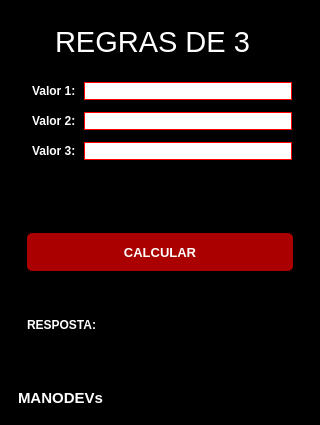
<?xml version="1.0" encoding="UTF-8"?>
<ui version="4.0">
 <class>root</class>
 <widget class="QMainWindow" name="root">
  <property name="enabled">
   <bool>true</bool>
  </property>
  <property name="geometry">
   <rect>
    <x>0</x>
    <y>0</y>
    <width>320</width>
    <height>425</height>
   </rect>
  </property>
  <property name="sizePolicy">
   <sizepolicy hsizetype="Fixed" vsizetype="Fixed">
    <horstretch>0</horstretch>
    <verstretch>0</verstretch>
   </sizepolicy>
  </property>
  <property name="minimumSize">
   <size>
    <width>320</width>
    <height>425</height>
   </size>
  </property>
  <property name="maximumSize">
   <size>
    <width>320</width>
    <height>425</height>
   </size>
  </property>
  <property name="acceptDrops">
   <bool>false</bool>
  </property>
  <property name="windowTitle">
   <string>CALCULAR REGRAS DE 3</string>
  </property>
  <property name="windowIcon">
   <iconset resource="iconsCalculadora3.qrc">
    <normaloff>:/icons/icons/logoSpike.png</normaloff>:/icons/icons/logoSpike.png</iconset>
  </property>
  <property name="autoFillBackground">
   <bool>false</bool>
  </property>
  <property name="styleSheet">
   <string notr="true">background-color: rgb(0, 0, 0);
color: rgb(255, 255, 255);</string>
  </property>
  <widget class="QWidget" name="centralwidget">
   <property name="minimumSize">
    <size>
     <width>320</width>
     <height>425</height>
    </size>
   </property>
   <property name="maximumSize">
    <size>
     <width>320</width>
     <height>425</height>
    </size>
   </property>
   <layout class="QGridLayout" name="gridLayout">
    <property name="leftMargin">
     <number>0</number>
    </property>
    <property name="topMargin">
     <number>0</number>
    </property>
    <property name="rightMargin">
     <number>0</number>
    </property>
    <property name="bottomMargin">
     <number>0</number>
    </property>
    <property name="spacing">
     <number>0</number>
    </property>
    <item row="0" column="0">
     <widget class="QFrame" name="frame">
      <property name="styleSheet">
       <string notr="true">color: rgb(0, 0, 0);</string>
      </property>
      <property name="frameShape">
       <enum>QFrame::NoFrame</enum>
      </property>
      <property name="frameShadow">
       <enum>QFrame::Raised</enum>
      </property>
      <layout class="QGridLayout" name="gridLayout_3">
       <item row="3" column="0">
        <widget class="QFrame" name="frame_4">
         <property name="styleSheet">
          <string notr="true">color: rgb(255, 255, 255);</string>
         </property>
         <property name="frameShape">
          <enum>QFrame::NoFrame</enum>
         </property>
         <property name="frameShadow">
          <enum>QFrame::Raised</enum>
         </property>
         <layout class="QGridLayout" name="gridLayout_5">
          <item row="1" column="0">
           <widget class="QLabel" name="label_creditos">
            <property name="sizePolicy">
             <sizepolicy hsizetype="Preferred" vsizetype="Fixed">
              <horstretch>0</horstretch>
              <verstretch>0</verstretch>
             </sizepolicy>
            </property>
            <property name="styleSheet">
             <string notr="true">color: rgb(255, 255, 255);</string>
            </property>
            <property name="text">
             <string>&lt;html&gt;&lt;head/&gt;&lt;body&gt;&lt;p&gt;&lt;span style=&quot; font-size:11pt; font-weight:600; color:#ffffff;&quot;&gt;MANODEVs&lt;/span&gt;&lt;/p&gt;&lt;/body&gt;&lt;/html&gt;</string>
            </property>
           </widget>
          </item>
          <item row="0" column="0">
           <widget class="QFrame" name="frame_5">
            <property name="sizePolicy">
             <sizepolicy hsizetype="Preferred" vsizetype="Fixed">
              <horstretch>0</horstretch>
              <verstretch>0</verstretch>
             </sizepolicy>
            </property>
            <property name="minimumSize">
             <size>
              <width>0</width>
              <height>200</height>
             </size>
            </property>
            <property name="maximumSize">
             <size>
              <width>16777215</width>
              <height>200</height>
             </size>
            </property>
            <property name="frameShape">
             <enum>QFrame::NoFrame</enum>
            </property>
            <property name="frameShadow">
             <enum>QFrame::Raised</enum>
            </property>
            <layout class="QVBoxLayout" name="verticalLayout">
             <item>
              <widget class="QToolButton" name="BTN_CALCULAR">
               <property name="sizePolicy">
                <sizepolicy hsizetype="Expanding" vsizetype="Fixed">
                 <horstretch>0</horstretch>
                 <verstretch>0</verstretch>
                </sizepolicy>
               </property>
               <property name="font">
                <font>
                 <pointsize>10</pointsize>
                 <weight>75</weight>
                 <bold>true</bold>
                </font>
               </property>
               <property name="styleSheet">
                <string notr="true">QToolButton {
background-color: rgb(170, 0, 0);
    color: white;
    border: none;
    padding: 10px 15px;
    border-radius: 5px;
    font-weight: bold;
}

QToolButton:hover {
    background-color: rgb(212, 0, 0);
    box-shadow: 0 6px 20px rgba(46, 204, 113, 0.4);
}

QToolButton:pressed {
    background-color: rgb(255, 255, 255);
	color: rgb(0, 0, 0);
    box-shadow: 0 2px 10px rgba(46, 204, 113, 0.3);
}</string>
               </property>
               <property name="text">
                <string>CALCULAR</string>
               </property>
              </widget>
             </item>
             <item>
              <widget class="QLabel" name="label_resultado">
               <property name="sizePolicy">
                <sizepolicy hsizetype="Preferred" vsizetype="Fixed">
                 <horstretch>0</horstretch>
                 <verstretch>0</verstretch>
                </sizepolicy>
               </property>
               <property name="font">
                <font>
                 <weight>75</weight>
                 <bold>true</bold>
                </font>
               </property>
               <property name="styleSheet">
                <string notr="true">color: rgb(255, 255, 255);</string>
               </property>
               <property name="text">
                <string>RESPOSTA:</string>
               </property>
              </widget>
             </item>
            </layout>
           </widget>
          </item>
         </layout>
        </widget>
       </item>
       <item row="2" column="0">
        <widget class="QFrame" name="frame_3">
         <property name="sizePolicy">
          <sizepolicy hsizetype="Preferred" vsizetype="Expanding">
           <horstretch>0</horstretch>
           <verstretch>0</verstretch>
          </sizepolicy>
         </property>
         <property name="styleSheet">
          <string notr="true">QFrame{
border: 1px solid;
color: rgb(255, 255, 255);
}
QLineEdit{
border: 1px solid;
border-color: rgb(255, 0, 0);
}
QPushButton{
border: 1px solid;
border-color: rgb(255, 0, 0);
}</string>
         </property>
         <property name="frameShape">
          <enum>QFrame::NoFrame</enum>
         </property>
         <property name="frameShadow">
          <enum>QFrame::Raised</enum>
         </property>
         <layout class="QGridLayout" name="gridLayout_2">
          <property name="leftMargin">
           <number>18</number>
          </property>
          <property name="topMargin">
           <number>0</number>
          </property>
          <property name="rightMargin">
           <number>18</number>
          </property>
          <property name="bottomMargin">
           <number>0</number>
          </property>
          <property name="horizontalSpacing">
           <number>0</number>
          </property>
          <property name="verticalSpacing">
           <number>6</number>
          </property>
          <item row="2" column="1" colspan="2">
           <widget class="QLineEdit" name="TXT_VALOR3">
            <property name="styleSheet">
             <string notr="true">background-color: rgb(255, 255, 255);</string>
            </property>
           </widget>
          </item>
          <item row="0" column="1" colspan="2">
           <widget class="QLineEdit" name="TXT_VALOR1">
            <property name="styleSheet">
             <string notr="true">background-color: rgb(255, 255, 255);
border-color: rgb(255, 0, 0);</string>
            </property>
           </widget>
          </item>
          <item row="1" column="1" colspan="2">
           <widget class="QLineEdit" name="TXT_VALOR2">
            <property name="styleSheet">
             <string notr="true">background-color: rgb(255, 255, 255);</string>
            </property>
           </widget>
          </item>
          <item row="0" column="0">
           <widget class="QLabel" name="label_2">
            <property name="sizePolicy">
             <sizepolicy hsizetype="Fixed" vsizetype="Preferred">
              <horstretch>0</horstretch>
              <verstretch>0</verstretch>
             </sizepolicy>
            </property>
            <property name="font">
             <font>
              <weight>75</weight>
              <bold>true</bold>
             </font>
            </property>
            <property name="styleSheet">
             <string notr="true">color: rgb(255, 255, 255);</string>
            </property>
            <property name="text">
             <string>Valor 1:</string>
            </property>
           </widget>
          </item>
          <item row="1" column="0">
           <widget class="QLabel" name="label_3">
            <property name="sizePolicy">
             <sizepolicy hsizetype="Fixed" vsizetype="Preferred">
              <horstretch>0</horstretch>
              <verstretch>0</verstretch>
             </sizepolicy>
            </property>
            <property name="font">
             <font>
              <weight>75</weight>
              <bold>true</bold>
             </font>
            </property>
            <property name="styleSheet">
             <string notr="true">color: rgb(255, 255, 255);</string>
            </property>
            <property name="text">
             <string>Valor 2:</string>
            </property>
           </widget>
          </item>
          <item row="2" column="0">
           <widget class="QLabel" name="label_4">
            <property name="sizePolicy">
             <sizepolicy hsizetype="Fixed" vsizetype="Preferred">
              <horstretch>0</horstretch>
              <verstretch>0</verstretch>
             </sizepolicy>
            </property>
            <property name="font">
             <font>
              <weight>75</weight>
              <bold>true</bold>
             </font>
            </property>
            <property name="text">
             <string>Valor 3: </string>
            </property>
           </widget>
          </item>
         </layout>
        </widget>
       </item>
       <item row="0" column="0">
        <widget class="QFrame" name="frame_2">
         <property name="font">
          <font>
           <pointsize>8</pointsize>
          </font>
         </property>
         <property name="styleSheet">
          <string notr="true">color: rgb(255, 255, 255);</string>
         </property>
         <property name="frameShape">
          <enum>QFrame::NoFrame</enum>
         </property>
         <property name="frameShadow">
          <enum>QFrame::Raised</enum>
         </property>
         <layout class="QGridLayout" name="gridLayout_4">
          <property name="leftMargin">
           <number>0</number>
          </property>
          <property name="topMargin">
           <number>0</number>
          </property>
          <property name="rightMargin">
           <number>0</number>
          </property>
          <property name="bottomMargin">
           <number>0</number>
          </property>
          <property name="spacing">
           <number>0</number>
          </property>
         </layout>
        </widget>
       </item>
       <item row="1" column="0">
        <widget class="QFrame" name="frame_6">
         <property name="styleSheet">
          <string notr="true">color: rgb(255, 255, 255);</string>
         </property>
         <property name="frameShape">
          <enum>QFrame::StyledPanel</enum>
         </property>
         <property name="frameShadow">
          <enum>QFrame::Raised</enum>
         </property>
         <layout class="QGridLayout" name="gridLayout_6">
          <item row="0" column="0">
           <spacer name="horizontalSpacer">
            <property name="orientation">
             <enum>Qt::Horizontal</enum>
            </property>
            <property name="sizeHint" stdset="0">
             <size>
              <width>38</width>
              <height>20</height>
             </size>
            </property>
           </spacer>
          </item>
          <item row="0" column="1">
           <widget class="QLabel" name="label">
            <property name="font">
             <font>
              <pointsize>22</pointsize>
             </font>
            </property>
            <property name="text">
             <string>REGRAS DE 3</string>
            </property>
           </widget>
          </item>
          <item row="0" column="2">
           <spacer name="horizontalSpacer_2">
            <property name="orientation">
             <enum>Qt::Horizontal</enum>
            </property>
            <property name="sizeType">
             <enum>QSizePolicy::Expanding</enum>
            </property>
            <property name="sizeHint" stdset="0">
             <size>
              <width>52</width>
              <height>20</height>
             </size>
            </property>
           </spacer>
          </item>
         </layout>
        </widget>
       </item>
      </layout>
     </widget>
    </item>
   </layout>
  </widget>
 </widget>
 <resources>
  <include location="iconsCalculadora3.qrc"/>
 </resources>
 <connections/>
</ui>
